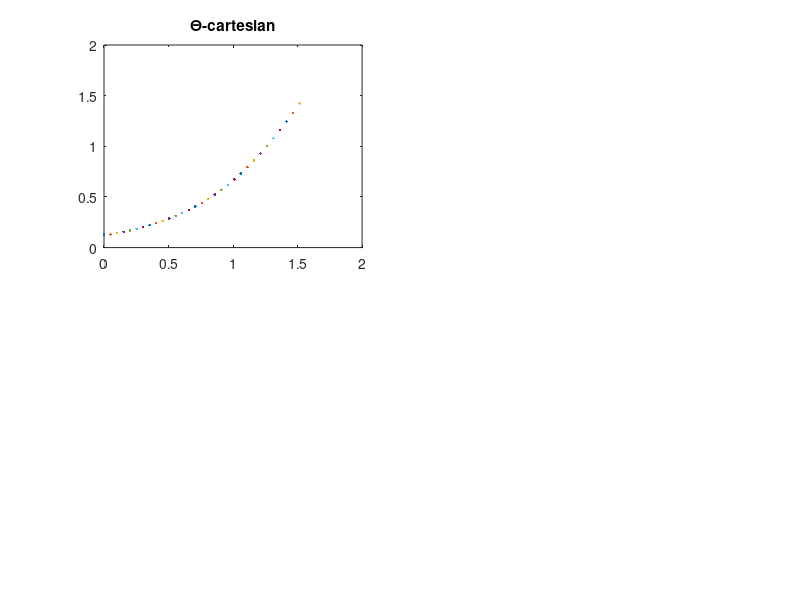

MATLAB code for this plot: (Note: this script raises an error after producing the figure.)
l=16; %metre, 50ft
m=15000; %kilogram, approx guess
g=9.81;
I=(1/3)*m*(l^2);
t=linspace(0,5,100);
%f = @(x) ((3*g).*sin(x))./(2*l);
f = @(x) ((m.*g.*l.*sin(x))./I);
h=0.05;
figure;
theta_curr=pi/24;
theta=[theta_curr];
subplot(2,2,1)
plot(0,theta,'.')
title('\Theta-cartesian')
for i=1:99
    theta_curr=theta_curr+h*f(theta_curr);
    if theta_curr>pi/2
        break
    end
    theta=[theta,theta_curr];
    hold on
    plot(t(i+1),theta(i),'.')
end
ls=zeros(length(theta))+l;

pax=polaraxes;
subplot(2,2,2,pax)

polarplot(theta,ls,'.')
pax.ThetaDir = 'clockwise';
pax.ThetaZeroLocation = 'top';
title(pax, '\Theta-polar')
%%
alpha=(4*g)/l;
vel=sqrt((3*g/l).*sin(theta));
accel=alpha.*sin(theta);
subplot(2,2,3)
plot(t(1:length(theta)),accel,'.')
title('Angular acceleration')
subplot(2,2,4)
plot(t(1:length(theta)),vel,'.')
title('Angular velocity')